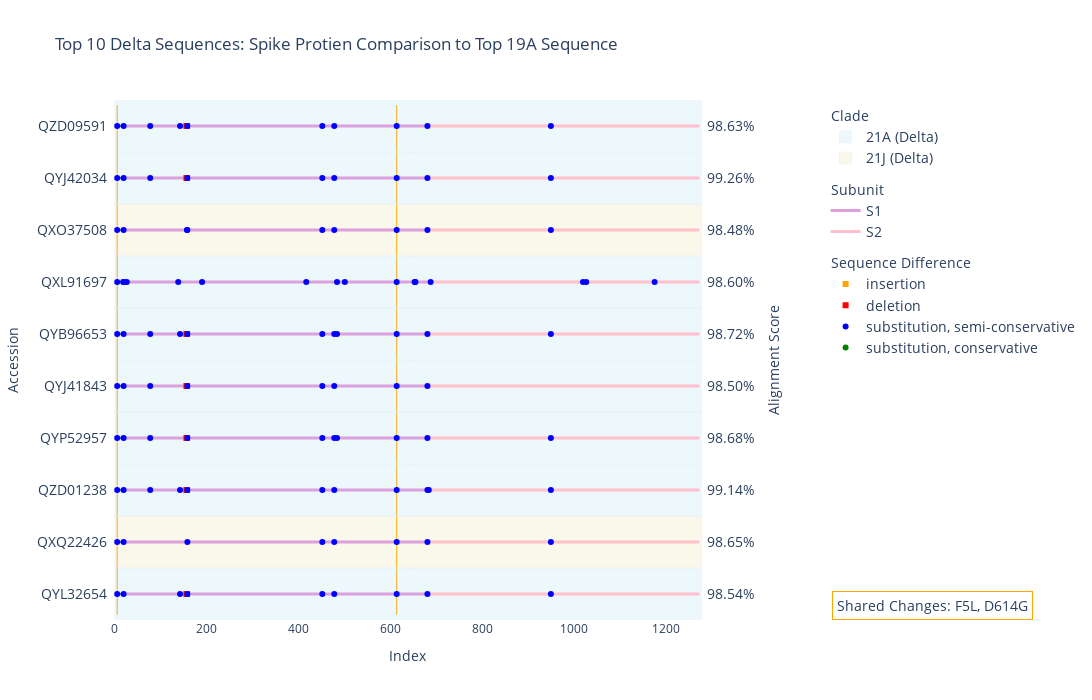

Here is the notebook cell this chart was saved with:
### Code cell
plot_alignment_plotly(df_all_delta, top_19A, save = True)

### Figure 1 — Plotly figure (JSON) as saved in the notebook; plotly's stock layout.template omitted (floating-point values rounded to 4 significant figures)
{"data": [{"hoverinfo": "skip", "line": {"color": "gray"}, "mode": "lines", "name": "sequence line", "showlegend": false, "type": "scatter", "visible": true, "x": [1, 1273], "y": [9.5, 9.5], "yaxis": "y"}, {"customdata": [["21A (Delta)", 750, 0, 2, 10, 0]], "hovertemplate": "<b>%{y}</b><br>Clade: %{customdata[0]}<br>Count: %{customdata[1]}<br><br>%{customdata[2]} inserts<br>%{customdata[3]} deletions<br>%{customdata[4]} semi-comservative substitutions<br>%{customdata[5]} conservative substitutions<extra></extra>", "legendgroup": "Clade", "legendgrouptitle": {"font": {"size": 14}, "text": "Clade"}, "marker": {"color": "rgba(136, 204, 238, 0.15)"}, "name": "21A (Delta)", "orientation": "h", "showlegend": true, "type": "bar", "visible": true, "x": [1278], "y": [9.5], "yaxis": "y"}, {"hoverinfo": "skip", "legendgroup": "Subunit", "legendgrouptitle": {"font": {"size": 14}, "text": "Subunit"}, "line": {"color": "plum", "width": 3}, "mode": "lines", "name": "S1", "showlegend": true, "type": "scatter", "visible": true, "x": [14, 685], "y": [9.5, 9.5], "yaxis": "y2"}, {"hoverinfo": "skip", "legendgroup": "Subunit", "line": {"color": "pink", "width": 3}, "mode": "lines", "name": "S2", "showlegend": true, "type": "scatter", "visible": true, "x": [686, 1273], "y": [9.5, 9.5], "yaxis": "y2"}, {"hoverinfo": "text", "legendgroup": "changes", "legendgrouptitle": {"font": {"size": 14}, "text": "Sequence Difference"}, "marker": {"color": "orange", "size": 6, "symbol": "square"}, "mode": "markers", "name": "insertion", "showlegend": true, "text": [null], "type": "scatter", "visible": true, "x": [null], "y": [9.5], "yaxis": "y2"}, {"hoverinfo": "text", "legendgroup": "changes", "marker": {"color": "red", "size": 6, "symbol": "square"}, "mode": "markers", "name": "deletion", "showlegend": true, "text": [null, "E156", "F157"], "type": "scatter", "visible": true, "x": [null, 156, 157], "y": [9.5, 9.5, 9.5], "yaxis": "y2"}, {"hoverinfo": "text", "legendgroup": "changes", "marker": {"color": "blue", "size": 6, "symbol": "circle"}, "mode": "markers", "name": "substitution, semi-conservative", "showlegend": true, "text": [null, "F5L", "T19R", "K77T", "G142D", "R158G", "L452R", "T478K", "D614G", "P681R", "D950N"], "type": "scatter", "visible": true, "x": [null, 5, 19, 77, 142, 158, 452, 478, 614, 681, 950], "y": [9.5, 9.5, 9.5, 9.5, 9.5, 9.5, 9.5, 9.5, 9.5, 9.5, 9.5], "yaxis": "y2"}, {"hoverinfo": "text", "legendgroup": "changes", "marker": {"color": "green", "size": 6, "symbol": "circle"}, "mode": "markers", "name": "substitution, conservative", "showlegend": true, "text": [null], "type": "scatter", "visible": true, "x": [null], "y": [9.5], "yaxis": "y2"}, {"hoverinfo": "skip", "line": {"color": "gray"}, "mode": "lines", "name": "sequence line", "showlegend": false, "type": "scatter", "visible": true, "x": [1, 1273], "y": [8.5, 8.5], "yaxis": "y"}, {"customdata": [["21A (Delta)", 393, 0, 2, 9, 0]], "hovertemplate": "<b>%{y}</b><br>Clade: %{customdata[0]}<br>Count: %{customdata[1]}<br><br>%{customdata[2]} inserts<br>%{customdata[3]} deletions<br>%{customdata[4]} semi-comservative substitutions<br>%{customdata[5]} conservative substitutions<extra></extra>", "legendgroup": "Clade", "legendgrouptitle": {"font": {"size": 14}, "text": "Clade"}, "marker": {"color": "rgba(136, 204, 238, 0.15)"}, "name": "21A (Delta)", "orientation": "h", "showlegend": false, "type": "bar", "visible": true, "x": [1278], "y": [8.5], "yaxis": "y"}, {"hoverinfo": "skip", "legendgroup": "Subunit", "legendgrouptitle": {"font": {"size": 14}, "text": "Subunit"}, "line": {"color": "plum", "width": 3}, "mode": "lines", "name": "S1", "showlegend": false, "type": "scatter", "visible": true, "x": [14, 685], "y": [8.5, 8.5], "yaxis": "y2"}, {"hoverinfo": "skip", "legendgroup": "Subunit", "line": {"color": "pink", "width": 3}, "mode": "lines", "name": "S2", "showlegend": false, "type": "scatter", "visible": true, "x": [686, 1273], "y": [8.5, 8.5], "yaxis": "y2"}, {"hoverinfo": "text", "legendgroup": "changes", "legendgrouptitle": {"font": {"size": 14}, "text": "Sequence Difference"}, "marker": {"color": "orange", "size": 6, "symbol": "square"}, "mode": "markers", "name": "insertion", "showlegend": false, "text": [null], "type": "scatter", "visible": true, "x": [null], "y": [8.5], "yaxis": "y2"}, {"hoverinfo": "text", "legendgroup": "changes", "marker": {"color": "red", "size": 6, "symbol": "square"}, "mode": "markers", "name": "deletion", "showlegend": false, "text": [null, "E156", "F157"], "type": "scatter", "visible": true, "x": [null, 156, 157], "y": [8.5, 8.5, 8.5], "yaxis": "y2"}, {"hoverinfo": "text", "legendgroup": "changes", "marker": {"color": "blue", "size": 6, "symbol": "circle"}, "mode": "markers", "name": "substitution, semi-conservative", "showlegend": false, "text": [null, "F5L", "T19R", "K77T", "R158G", "L452R", "T478K", "D614G", "P681R", "D950N"], "type": "scatter", "visible": true, "x": [null, 5, 19, 77, 158, 452, 478, 614, 681, 950], "y": [8.5, 8.5, 8.5, 8.5, 8.5, 8.5, 8.5, 8.5, 8.5, 8.5], "yaxis": "y2"}, {"hoverinfo": "text", "legendgroup": "changes", "marker": {"color": "green", "size": 6, "symbol": "circle"}, "mode": "markers", "name": "substitution, conservative", "showlegend": false, "text": [null], "type": "scatter", "visible": true, "x": [null], "y": [8.5], "yaxis": "y2"}, {"hoverinfo": "skip", "line": {"color": "gray"}, "mode": "lines", "name": "sequence line", "showlegend": false, "type": "scatter", "visible": true, "x": [1, 1273], "y": [7.5, 7.5], "yaxis": "y"}, {"customdata": [["21J (Delta)", 129, 0, 0, 9, 0]], "hovertemplate": "<b>%{y}</b><br>Clade: %{customdata[0]}<br>Count: %{customdata[1]}<br><br>%{customdata[2]} inserts<br>%{customdata[3]} deletions<br>%{customdata[4]} semi-comservative substitutions<br>%{customdata[5]} conservative substitutions<extra></extra>", "legendgroup": "Clade", "legendgrouptitle": {"font": {"size": 14}, "text": "Clade"}, "marker": {"color": "rgba(221, 204, 119, 0.15)"}, "name": "21J (Delta)", "orientation": "h", "showlegend": true, "type": "bar", "visible": true, "x": [1278], "y": [7.5], "yaxis": "y"}, {"hoverinfo": "skip", "legendgroup": "Subunit", "legendgrouptitle": {"font": {"size": 14}, "text": "Subunit"}, "line": {"color": "plum", "width": 3}, "mode": "lines", "name": "S1", "showlegend": false, "type": "scatter", "visible": true, "x": [14, 685], "y": [7.5, 7.5], "yaxis": "y2"}, {"hoverinfo": "skip", "legendgroup": "Subunit", "line": {"color": "pink", "width": 3}, "mode": "lines", "name": "S2", "showlegend": false, "type": "scatter", "visible": true, "x": [686, 1273], "y": [7.5, 7.5], "yaxis": "y2"}, {"hoverinfo": "text", "legendgroup": "changes", "legendgrouptitle": {"font": {"size": 14}, "text": "Sequence Difference"}, "marker": {"color": "orange", "size": 6, "symbol": "square"}, "mode": "markers", "name": "insertion", "showlegend": false, "text": [null], "type": "scatter", "visible": true, "x": [null], "y": [7.5], "yaxis": "y2"}, {"hoverinfo": "text", "legendgroup": "changes", "marker": {"color": "red", "size": 6, "symbol": "square"}, "mode": "markers", "name": "deletion", "showlegend": false, "text": [null], "type": "scatter", "visible": true, "x": [null], "y": [7.5], "yaxis": "y2"}, {"hoverinfo": "text", "legendgroup": "changes", "marker": {"color": "blue", "size": 6, "symbol": "circle"}, "mode": "markers", "name": "substitution, semi-conservative", "showlegend": false, "text": [null, "F5L", "T19R", "F157C", "R158G", "L452R", "T478K", "D614G", "P681R", "D950N"], "type": "scatter", "visible": true, "x": [null, 5, 19, 157, 158, 452, 478, 614, 681, 950], "y": [7.5, 7.5, 7.5, 7.5, 7.5, 7.5, 7.5, 7.5, 7.5, 7.5], "yaxis": "y2"}, {"hoverinfo": "text", "legendgroup": "changes", "marker": {"color": "green", "size": 6, "symbol": "circle"}, "mode": "markers", "name": "substitution, conservative", "showlegend": false, "text": [null], "type": "scatter", "visible": true, "x": [null], "y": [7.5], "yaxis": "y2"}, {"hoverinfo": "skip", "line": {"color": "gray"}, "mode": "lines", "name": "sequence line", "showlegend": false, "type": "scatter", "visible": true, "x": [1, 1273], "y": [6.5, 6.5], "yaxis": "y"}, {"customdata": [["21A (Delta)", 95, 0, 0, 16, 0]], "hovertemplate": "<b>%{y}</b><br>Clade: %{customdata[0]}<br>Count: %{customdata[1]}<br><br>%{customdata[2]} inserts<br>%{customdata[3]} deletions<br>%{customdata[4]} semi-comservative substitutions<br>%{customdata[5]} conservative substitutions<extra></extra>", "legendgroup": "Clade", "legendgrouptitle": {"font": {"size": 14}, "text": "Clade"}, "marker": {"color": "rgba(136, 204, 238, 0.15)"}, "name": "21A (Delta)", "orientation": "h", "showlegend": false, "type": "bar", "visible": true, "x": [1278], "y": [6.5], "yaxis": "y"}, {"hoverinfo": "skip", "legendgroup": "Subunit", "legendgrouptitle": {"font": {"size": 14}, "text": "Subunit"}, "line": {"color": "plum", "width": 3}, "mode": "lines", "name": "S1", "showlegend": false, "type": "scatter", "visible": true, "x": [14, 685], "y": [6.5, 6.5], "yaxis": "y2"}, {"hoverinfo": "skip", "legendgroup": "Subunit", "line": {"color": "pink", "width": 3}, "mode": "lines", "name": "S2", "showlegend": false, "type": "scatter", "visible": true, "x": [686, 1273], "y": [6.5, 6.5], "yaxis": "y2"}, {"hoverinfo": "text", "legendgroup": "changes", "legendgrouptitle": {"font": {"size": 14}, "text": "Sequence Difference"}, "marker": {"color": "orange", "size": 6, "symbol": "square"}, "mode": "markers", "name": "insertion", "showlegend": false, "text": [null], "type": "scatter", "visible": true, "x": [null], "y": [6.5], "yaxis": "y2"}, {"hoverinfo": "text", "legendgroup": "changes", "marker": {"color": "red", "size": 6, "symbol": "square"}, "mode": "markers", "name": "deletion", "showlegend": false, "text": [null], "type": "scatter", "visible": true, "x": [null], "y": [6.5], "yaxis": "y2"}, {"hoverinfo": "text", "legendgroup": "changes", "marker": {"color": "blue", "size": 6, "symbol": "circle"}, "mode": "markers", "name": "substitution, semi-conservative", "showlegend": false, "text": [null, "F5L", "L18F", "T20N", "P26S", "D138Y", "R190S", "K417T", "E484K", "N501Y", "D614G", "A653V", "H655Y", "A688V", "A1020S", "T1027I", "V1176F"], "type": "scatter", "visible": true, "x": [null, 5, 18, 20, 26, 138, 190, 417, 484, 501, 614, 653, 655, 688, 1020, 1027, 1176], "y": [6.5, 6.5, 6.5, 6.5, 6.5, 6.5, 6.5, 6.5, 6.5, 6.5, 6.5, 6.5, 6.5, 6.5, 6.5, 6.5, 6.5], "yaxis": "y2"}, {"hoverinfo": "text", "legendgroup": "changes", "marker": {"color": "green", "size": 6, "symbol": "circle"}, "mode": "markers", "name": "substitution, conservative", "showlegend": false, "text": [null], "type": "scatter", "visible": true, "x": [null], "y": [6.5], "yaxis": "y2"}, {"hoverinfo": "skip", "line": {"color": "gray"}, "mode": "lines", "name": "sequence line", "showlegend": false, "type": "scatter", "visible": true, "x": [1, 1273], "y": [5.5, 5.5], "yaxis": "y"}, {"customdata": [["21A (Delta)", 58, 0, 2, 11, 0]], "hovertemplate": "<b>%{y}</b><br>Clade: %{customdata[0]}<br>Count: %{customdata[1]}<br><br>%{customdata[2]} inserts<br>%{customdata[3]} deletions<br>%{customdata[4]} semi-comservative substitutions<br>%{customdata[5]} conservative substitutions<extra></extra>", "legendgroup": "Clade", "legendgrouptitle": {"font": {"size": 14}, "text": "Clade"}, "marker": {"color": "rgba(136, 204, 238, 0.15)"}, "name": "21A (Delta)", "orientation": "h", "showlegend": false, "type": "bar", "visible": true, "x": [1278], "y": [5.5], "yaxis": "y"}, {"hoverinfo": "skip", "legendgroup": "Subunit", "legendgrouptitle": {"font": {"size": 14}, "text": "Subunit"}, "line": {"color": "plum", "width": 3}, "mode": "lines", "name": "S1", "showlegend": false, "type": "scatter", "visible": true, "x": [14, 685], "y": [5.5, 5.5], "yaxis": "y2"}, {"hoverinfo": "skip", "legendgroup": "Subunit", "line": {"color": "pink", "width": 3}, "mode": "lines", "name": "S2", "showlegend": false, "type": "scatter", "visible": true, "x": [686, 1273], "y": [5.5, 5.5], "yaxis": "y2"}, {"hoverinfo": "text", "legendgroup": "changes", "legendgrouptitle": {"font": {"size": 14}, "text": "Sequence Difference"}, "marker": {"color": "orange", "size": 6, "symbol": "square"}, "mode": "markers", "name": "insertion", "showlegend": false, "text": [null], "type": "scatter", "visible": true, "x": [null], "y": [5.5], "yaxis": "y2"}, {"hoverinfo": "text", "legendgroup": "changes", "marker": {"color": "red", "size": 6, "symbol": "square"}, "mode": "markers", "name": "deletion", "showlegend": false, "text": [null, "E156", "F157"], "type": "scatter", "visible": true, "x": [null, 156, 157], "y": [5.5, 5.5, 5.5], "yaxis": "y2"}, {"hoverinfo": "text", "legendgroup": "changes", "marker": {"color": "blue", "size": 6, "symbol": "circle"}, "mode": "markers", "name": "substitution, semi-conservative", "showlegend": false, "text": [null, "F5L", "T19R", "K77T", "G142D", "R158G", "L452R", "T478K", "E484Q", "D614G", "P681R", "D950N"], "type": "scatter", "visible": true, "x": [null, 5, 19, 77, 142, 158, 452, 478, 484, 614, 681, 950], "y": [5.5, 5.5, 5.5, 5.5, 5.5, 5.5, 5.5, 5.5, 5.5, 5.5, 5.5, 5.5], "yaxis": "y2"}, {"hoverinfo": "text", "legendgroup": "changes", "marker": {"color": "green", "size": 6, "symbol": "circle"}, "mode": "markers", "name": "substitution, conservative", "showlegend": false, "text": [null], "type": "scatter", "visible": true, "x": [null], "y": [5.5], "yaxis": "y2"}, {"hoverinfo": "skip", "line": {"color": "gray"}, "mode": "lines", "name": "sequence line", "showlegend": false, "type": "scatter", "visible": true, "x": [1, 1273], "y": [4.5, 4.5], "yaxis": "y"}, {"customdata": [["21A (Delta)", 57, 0, 2, 8, 0]], "hovertemplate": "<b>%{y}</b><br>Clade: %{customdata[0]}<br>Count: %{customdata[1]}<br><br>%{customdata[2]} inserts<br>%{customdata[3]} deletions<br>%{customdata[4]} semi-comservative substitutions<br>%{customdata[5]} conservative substitutions<extra></extra>", "legendgroup": "Clade", "legendgrouptitle": {"font": {"size": 14}, "text": "Clade"}, "marker": {"color": "rgba(136, 204, 238, 0.15)"}, "name": "21A (Delta)", "orientation": "h", "showlegend": false, "type": "bar", "visible": true, "x": [1278], "y": [4.5], "yaxis": "y"}, {"hoverinfo": "skip", "legendgroup": "Subunit", "legendgrouptitle": {"font": {"size": 14}, "text": "Subunit"}, "line": {"color": "plum", "width": 3}, "mode": "lines", "name": "S1", "showlegend": false, "type": "scatter", "visible": true, "x": [14, 685], "y": [4.5, 4.5], "yaxis": "y2"}, {"hoverinfo": "skip", "legendgroup": "Subunit", "line": {"color": "pink", "width": 3}, "mode": "lines", "name": "S2", "showlegend": false, "type": "scatter", "visible": true, "x": [686, 1273], "y": [4.5, 4.5], "yaxis": "y2"}, {"hoverinfo": "text", "legendgroup": "changes", "legendgrouptitle": {"font": {"size": 14}, "text": "Sequence Difference"}, "marker": {"color": "orange", "size": 6, "symbol": "square"}, "mode": "markers", "name": "insertion", "showlegend": false, "text": [null], "type": "scatter", "visible": true, "x": [null], "y": [4.5], "yaxis": "y2"}, {"hoverinfo": "text", "legendgroup": "changes", "marker": {"color": "red", "size": 6, "symbol": "square"}, "mode": "markers", "name": "deletion", "showlegend": false, "text": [null, "E156", "F157"], "type": "scatter", "visible": true, "x": [null, 156, 157], "y": [4.5, 4.5, 4.5], "yaxis": "y2"}, {"hoverinfo": "text", "legendgroup": "changes", "marker": {"color": "blue", "size": 6, "symbol": "circle"}, "mode": "markers", "name": "substitution, semi-conservative", "showlegend": false, "text": [null, "F5L", "T19R", "K77T", "R158G", "L452R", "T478K", "D614G", "P681R"], "type": "scatter", "visible": true, "x": [null, 5, 19, 77, 158, 452, 478, 614, 681], "y": [4.5, 4.5, 4.5, 4.5, 4.5, 4.5, 4.5, 4.5, 4.5], "yaxis": "y2"}, {"hoverinfo": "text", "legendgroup": "changes", "marker": {"color": "green", "size": 6, "symbol": "circle"}, "mode": "markers", "name": "substitution, conservative", "showlegend": false, "text": [null], "type": "scatter", "visible": true, "x": [null], "y": [4.5], "yaxis": "y2"}, {"hoverinfo": "skip", "line": {"color": "gray"}, "mode": "lines", "name": "sequence line", "showlegend": false, "type": "scatter", "visible": true, "x": [1, 1273], "y": [3.5, 3.5], "yaxis": "y"}, {"customdata": [["21A (Delta)", 33, 0, 2, 10, 0]], "hovertemplate": "<b>%{y}</b><br>Clade: %{customdata[0]}<br>Count: %{customdata[1]}<br><br>%{customdata[2]} inserts<br>%{customdata[3]} deletions<br>%{customdata[4]} semi-comservative substitutions<br>%{customdata[5]} conservative substitutions<extra></extra>", "legendgroup": "Clade", "legendgrouptitle": {"font": {"size": 14}, "text": "Clade"}, "marker": {"color": "rgba(136, 204, 238, 0.15)"}, "name": "21A (Delta)", "orientation": "h", "showlegend": false, "type": "bar", "visible": true, "x": [1278], "y": [3.5], "yaxis": "y"}, {"hoverinfo": "skip", "legendgroup": "Subunit", "legendgrouptitle": {"font": {"size": 14}, "text": "Subunit"}, "line": {"color": "plum", "width": 3}, "mode": "lines", "name": "S1", "showlegend": false, "type": "scatter", "visible": true, "x": [14, 685], "y": [3.5, 3.5], "yaxis": "y2"}, {"hoverinfo": "skip", "legendgroup": "Subunit", "line": {"color": "pink", "width": 3}, "mode": "lines", "name": "S2", "showlegend": false, "type": "scatter", "visible": true, "x": [686, 1273], "y": [3.5, 3.5], "yaxis": "y2"}, {"hoverinfo": "text", "legendgroup": "changes", "legendgrouptitle": {"font": {"size": 14}, "text": "Sequence Difference"}, "marker": {"color": "orange", "size": 6, "symbol": "square"}, "mode": "markers", "name": "insertion", "showlegend": false, "text": [null], "type": "scatter", "visible": true, "x": [null], "y": [3.5], "yaxis": "y2"}, {"hoverinfo": "text", "legendgroup": "changes", "marker": {"color": "red", "size": 6, "symbol": "square"}, "mode": "markers", "name": "deletion", "showlegend": false, "text": [null, "E156", "F157"], "type": "scatter", "visible": true, "x": [null, 156, 157], "y": [3.5, 3.5, 3.5], "yaxis": "y2"}, {"hoverinfo": "text", "legendgroup": "changes", "marker": {"color": "blue", "size": 6, "symbol": "circle"}, "mode": "markers", "name": "substitution, semi-conservative", "showlegend": false, "text": [null, "F5L", "T19R", "K77T", "R158G", "L452R", "T478K", "E484Q", "D614G", "P681R", "D950N"], "type": "scatter", "visible": true, "x": [null, 5, 19, 77, 158, 452, 478, 484, 614, 681, 950], "y": [3.5, 3.5, 3.5, 3.5, 3.5, 3.5, 3.5, 3.5, 3.5, 3.5, 3.5], "yaxis": "y2"}, {"hoverinfo": "text", "legendgroup": "changes", "marker": {"color": "green", "size": 6, "symbol": "circle"}, "mode": "markers", "name": "substitution, conservative", "showlegend": false, "text": [null], "type": "scatter", "visible": true, "x": [null], "y": [3.5], "yaxis": "y2"}, {"hoverinfo": "skip", "line": {"color": "gray"}, "mode": "lines", "name": "sequence line", "showlegend": false, "type": "scatter", "visible": true, "x": [1, 1273], "y": [2.5, 2.5], "yaxis": "y"}, {"customdata": [["21A (Delta)", 29, 0, 2, 11, 0]], "hovertemplate": "<b>%{y}</b><br>Clade: %{customdata[0]}<br>Count: %{customdata[1]}<br><br>%{customdata[2]} inserts<br>%{customdata[3]} deletions<br>%{customdata[4]} semi-comservative substitutions<br>%{customdata[5]} conservative substitutions<extra></extra>", "legendgroup": "Clade", "legendgrouptitle": {"font": {"size": 14}, "text": "Clade"}, "marker": {"color": "rgba(136, 204, 238, 0.15)"}, "name": "21A (Delta)", "orientation": "h", "showlegend": false, "type": "bar", "visible": true, "x": [1278], "y": [2.5], "yaxis": "y"}, {"hoverinfo": "skip", "legendgroup": "Subunit", "legendgrouptitle": {"font": {"size": 14}, "text": "Subunit"}, "line": {"color": "plum", "width": 3}, "mode": "lines", "name": "S1", "showlegend": false, "type": "scatter", "visible": true, "x": [14, 685], "y": [2.5, 2.5], "yaxis": "y2"}, {"hoverinfo": "skip", "legendgroup": "Subunit", "line": {"color": "pink", "width": 3}, "mode": "lines", "name": "S2", "showlegend": false, "type": "scatter", "visible": true, "x": [686, 1273], "y": [2.5, 2.5], "yaxis": "y2"}, {"hoverinfo": "text", "legendgroup": "changes", "legendgrouptitle": {"font": {"size": 14}, "text": "Sequence Difference"}, "marker": {"color": "orange", "size": 6, "symbol": "square"}, "mode": "markers", "name": "insertion", "showlegend": false, "text": [null], "type": "scatter", "visible": true, "x": [null], "y": [2.5], "yaxis": "y2"}, {"hoverinfo": "text", "legendgroup": "changes", "marker": {"color": "red", "size": 6, "symbol": "square"}, "mode": "markers", "name": "deletion", "showlegend": false, "text": [null, "E156", "F157"], "type": "scatter", "visible": true, "x": [null, 156, 157], "y": [2.5, 2.5, 2.5], "yaxis": "y2"}, {"hoverinfo": "text", "legendgroup": "changes", "marker": {"color": "blue", "size": 6, "symbol": "circle"}, "mode": "markers", "name": "substitution, semi-conservative", "showlegend": false, "text": [null, "F5L", "T19R", "K77T", "G142D", "R158G", "L452R", "T478K", "D614G", "P681R", "A684V", "D950N"], "type": "scatter", "visible": true, "x": [null, 5, 19, 77, 142, 158, 452, 478, 614, 681, 684, 950], "y": [2.5, 2.5, 2.5, 2.5, 2.5, 2.5, 2.5, 2.5, 2.5, 2.5, 2.5, 2.5], "yaxis": "y2"}, {"hoverinfo": "text", "legendgroup": "changes", "marker": {"color": "green", "size": 6, "symbol": "circle"}, "mode": "markers", "name": "substitution, conservative", "showlegend": false, "text": [null], "type": "scatter", "visible": true, "x": [null], "y": [2.5], "yaxis": "y2"}, {"hoverinfo": "skip", "line": {"color": "gray"}, "mode": "lines", "name": "sequence line", "showlegend": false, "type": "scatter", "visible": true, "x": [1, 1273], "y": [1.5, 1.5], "yaxis": "y"}, {"customdata": [["21J (Delta)", 29, 0, 0, 8, 0]], "hovertemplate": "<b>%{y}</b><br>Clade: %{customdata[0]}<br>Count: %{customdata[1]}<br><br>%{customdata[2]} inserts<br>%{customdata[3]} deletions<br>%{customdata[4]} semi-comservative substitutions<br>%{customdata[5]} conservative substitutions<extra></extra>", "legendgroup": "Clade", "legendgrouptitle": {"font": {"size": 14}, "text": "Clade"}, "marker": {"color": "rgba(221, 204, 119, 0.15)"}, "name": "21J (Delta)", "orientation": "h", "showlegend": false, "type": "bar", "visible": true, "x": [1278], "y": [1.5], "yaxis": "y"}, {"hoverinfo": "skip", "legendgroup": "Subunit", "legendgrouptitle": {"font": {"size": 14}, "text": "Subunit"}, "line": {"color": "plum", "width": 3}, "mode": "lines", "name": "S1", "showlegend": false, "type": "scatter", "visible": true, "x": [14, 685], "y": [1.5, 1.5], "yaxis": "y2"}, {"hoverinfo": "skip", "legendgroup": "Subunit", "line": {"color": "pink", "width": 3}, "mode": "lines", "name": "S2", "showlegend": false, "type": "scatter", "visible": true, "x": [686, 1273], "y": [1.5, 1.5], "yaxis": "y2"}, {"hoverinfo": "text", "legendgroup": "changes", "legendgrouptitle": {"font": {"size": 14}, "text": "Sequence Difference"}, "marker": {"color": "orange", "size": 6, "symbol": "square"}, "mode": "markers", "name": "insertion", "showlegend": false, "text": [null], "type": "scatter", "visible": true, "x": [null], "y": [1.5], "yaxis": "y2"}, {"hoverinfo": "text", "legendgroup": "changes", "marker": {"color": "red", "size": 6, "symbol": "square"}, "mode": "markers", "name": "deletion", "showlegend": false, "text": [null], "type": "scatter", "visible": true, "x": [null], "y": [1.5], "yaxis": "y2"}, {"hoverinfo": "text", "legendgroup": "changes", "marker": {"color": "blue", "size": 6, "symbol": "circle"}, "mode": "markers", "name": "substitution, semi-conservative", "showlegend": false, "text": [null, "F5L", "T19R", "R158G", "L452R", "T478K", "D614G", "P681R", "D950N"], "type": "scatter", "visible": true, "x": [null, 5, 19, 158, 452, 478, 614, 681, 950], "y": [1.5, 1.5, 1.5, 1.5, 1.5, 1.5, 1.5, 1.5, 1.5], "yaxis": "y2"}, {"hoverinfo": "text", "legendgroup": "changes", "marker": {"color": "green", "size": 6, "symbol": "circle"}, "mode": "markers", "name": "substitution, conservative", "showlegend": false, "text": [null], "type": "scatter", "visible": true, "x": [null], "y": [1.5], "yaxis": "y2"}, {"hoverinfo": "skip", "line": {"color": "gray"}, "mode": "lines", "name": "sequence line", "showlegend": false, "type": "scatter", "visible": true, "x": [1, 1273], "y": [0.5, 0.5], "yaxis": "y"}, {"customdata": [["21A (Delta)", 28, 0, 2, 9, 0]], "hovertemplate": "<b>%{y}</b><br>Clade: %{customdata[0]}<br>Count: %{customdata[1]}<br><br>%{customdata[2]} inserts<br>%{customdata[3]} deletions<br>%{customdata[4]} semi-comservative substitutions<br>%{customdata[5]} conservative substitutions<extra></extra>", "legendgroup": "Clade", "legendgrouptitle": {"font": {"size": 14}, "text": "Clade"}, "marker": {"color": "rgba(136, 204, 238, 0.15)"}, "name": "21A (Delta)", "orientation": "h", "showlegend": false, "type": "bar", "visible": true, "x": [1278], "y": [0.5], "yaxis": "y"}, {"hoverinfo": "skip", "legendgroup": "Subunit", "legendgrouptitle": {"font": {"size": 14}, "text": "Subunit"}, "line": {"color": "plum", "width": 3}, "mode": "lines", "name": "S1", "showlegend": false, "type": "scatter", "visible": true, "x": [14, 685], "y": [0.5, 0.5], "yaxis": "y2"}, {"hoverinfo": "skip", "legendgroup": "Subunit", "line": {"color": "pink", "width": 3}, "mode": "lines", "name": "S2", "showlegend": false, "type": "scatter", "visible": true, "x": [686, 1273], "y": [0.5, 0.5], "yaxis": "y2"}, {"hoverinfo": "text", "legendgroup": "changes", "legendgrouptitle": {"font": {"size": 14}, "text": "Sequence Difference"}, "marker": {"color": "orange", "size": 6, "symbol": "square"}, "mode": "markers", "name": "insertion", "showlegend": false, "text": [null], "type": "scatter", "visible": true, "x": [null], "y": [0.5], "yaxis": "y2"}, {"hoverinfo": "text", "legendgroup": "changes", "marker": {"color": "red", "size": 6, "symbol": "square"}, "mode": "markers", "name": "deletion", "showlegend": false, "text": [null, "E156", "F157"], "type": "scatter", "visible": true, "x": [null, 156, 157], "y": [0.5, 0.5, 0.5], "yaxis": "y2"}, {"hoverinfo": "text", "legendgroup": "changes", "marker": {"color": "blue", "size": 6, "symbol": "circle"}, "mode": "markers", "name": "substitution, semi-conservative", "showlegend": false, "text": [null, "F5L", "T19R", "G142D", "R158G", "L452R", "T478K", "D614G", "P681R", "D950N"], "type": "scatter", "visible": true, "x": [null, 5, 19, 142, 158, 452, 478, 614, 681, 950], "y": [0.5, 0.5, 0.5, 0.5, 0.5, 0.5, 0.5, 0.5, 0.5, 0.5], "yaxis": "y2"}, {"hoverinfo": "text", "legendgroup": "changes", "marker": {"color": "green", "size": 6, "symbol": "circle"}, "mode": "markers", "name": "substitution, conservative", "showlegend": false, "text": [null], "type": "scatter", "visible": true, "x": [null], "y": [0.5], "yaxis": "y2"}], "layout": {"annotations": [{"align": "left", "bordercolor": "orange", "borderpad": 4, "borderwidth": 1, "font": {"size": 14}, "showarrow": false, "text": "Shared Changes: F5L, D614G", "x": 1.21, "xanchor": "left", "xref": "paper", "y": 0, "yanchor": "bottom", "yref": "paper"}], "bargap": 0, "barmode": "overlay", "height": 700, "legend": {"font": {"size": 14}, "x": 1.2, "xanchor": "left", "y": 1, "yanchor": "top"}, "plot_bgcolor": "white", "shapes": [{"layer": "below", "line": {"color": "orange", "width": 1}, "type": "line", "x0": 5, "x1": 5, "y0": 0.1, "y1": 9.9}, {"layer": "below", "line": {"color": "orange", "width": 1}, "type": "line", "x0": 614, "x1": 614, "y0": 0.1, "y1": 9.9}], "title": {"text": "Top 10 Delta Sequences: Spike Protien Comparison to Top 19A Sequence"}, "width": 1200, "xaxis": {"range": [-15, 1288], "showgrid": false, "showspikes": true, "spikemode": "across", "spikethickness": 1, "title": {"text": "Index"}}, "yaxis": {"range": [0, 10], "showgrid": false, "tickfont": {"size": 14}, "tickmode": "array", "ticktext": ["QYL32654", "QXQ22426", "QZD01238", "QYP52957", "QYJ41843", "QYB96653", "QXL91697", "QXO37508", "QYJ42034", "QZD09591"], "tickvals": [0.5, 1.5, 2.5, 3.5, 4.5, 5.5, 6.5, 7.5, 8.5, 9.5], "title": {"font": {"size": 14}, "text": "Accession"}}, "yaxis2": {"overlaying": "y", "range": [0, 10], "side": "right", "tickfont": {"size": 14}, "tickmode": "array", "ticktext": ["98.54%", "98.65%", "99.14%", "98.68%", "98.50%", "98.72%", "98.60%", "98.48%", "99.26%", "98.63%"], "tickvals": [0.5, 1.5, 2.5, 3.5, 4.5, 5.5, 6.5, 7.5, 8.5, 9.5], "title": {"font": {"size": 14}, "text": "Alignment Score"}}}}
